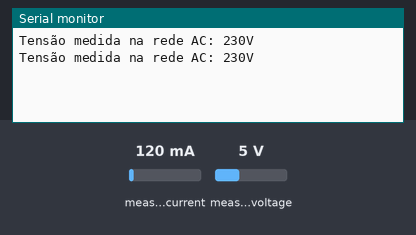
This sketch was run on a simulated Arduino Uno, built with avr-gcc and run on an emulated ATmega328P. Shown: the last lines printed to the serial monitor. Inputs (shaded band) come from the test bench; at power-on: measured voltage 5 V, measured current 120 mA.

Above: at 2.1 s.
2.2 s: measured voltage set to 0.3 V
At 3.1 s:
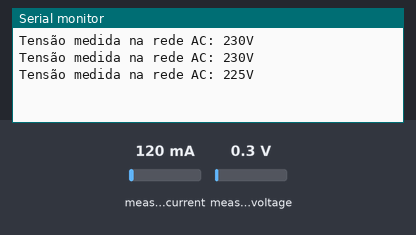
3.8 s: measured voltage set to 3.8 V
At 3.8 s:
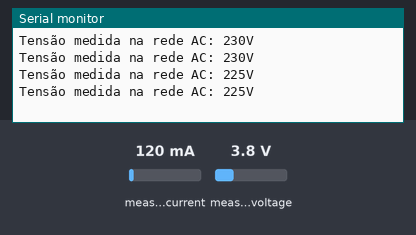
Timing chart, 0 to 6.8 s (numbered marks = the images above; inputs shaded):
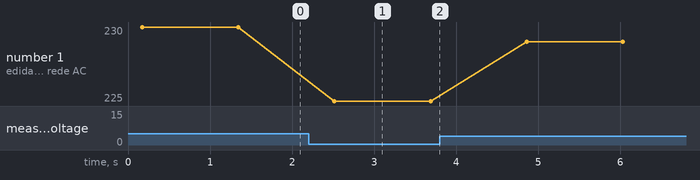

The sketch:

Medidor_de_Tensao.ino
```cpp
#include "EmonLib.h" //INCLUSÃO DE BIBLIOTECA

//#define VOLT_CAL 211.6 //VALOR DE CALIBRAÇÃO (DEVE SER AJUSTADO EM PARALELO COM UM MULTÍMETRO)
#define VOLT_CAL 500.0 //VALOR DE CALIBRAÇÃO (DEVE SER AJUSTADO EM PARALELO COM UM MULTÍMETRO)

EnergyMonitor emon1; //CRIA UMA INSTÂNCIA

const int analogInPin = A0;

void setup(){
  Serial.begin(9600); //INICIALIZA A SERIAL
  //emon1.voltage(2, VOLT_CAL, 1.7); //PASSA PARA A FUNÇÃO OS PARÂMETROS (PINO ANALÓGIO / VALOR DE CALIBRAÇÃO / MUDANÇA DE FASE)
  emon1.voltage(analogInPin, VOLT_CAL, 1.7); //PASSA PARA A FUNÇÃO OS PARÂMETROS (PINO ANALÓGIO / VALOR DE CALIBRAÇÃO / MUDANÇA DE FASE)
}

void loop(){
  emon1.calcVI(17,2000); //FUNÇÃO DE CÁLCULO (17 SEMICICLOS, TEMPO LIMITE PARA FAZER A MEDIÇÃO)

  float supplyVoltage   = emon1.Vrms; //VARIÁVEL RECEBE O VALOR DE TENSÃO RMS OBTIDO

  Serial.print("Tensão medida na rede AC: "); //IMPRIME O TEXTO NA SERIAL
  Serial.print(supplyVoltage, 0); //IMPRIME NA SERIAL O VALOR DE TENSÃO MEDIDO E REMOVE A PARTE DECIMAL
  Serial.println("V"); //IMPRIME O TEXTO NA SERIAL
  delay(1000);
}
```

Measured:
- after the input at 2.2 s, the serial monitor: prints a new line after 0.32 s (image 1)
- plotted number 1: 230 → 225 after the input at 2.2 s, 225 → 229 after the input at 3.8 s
